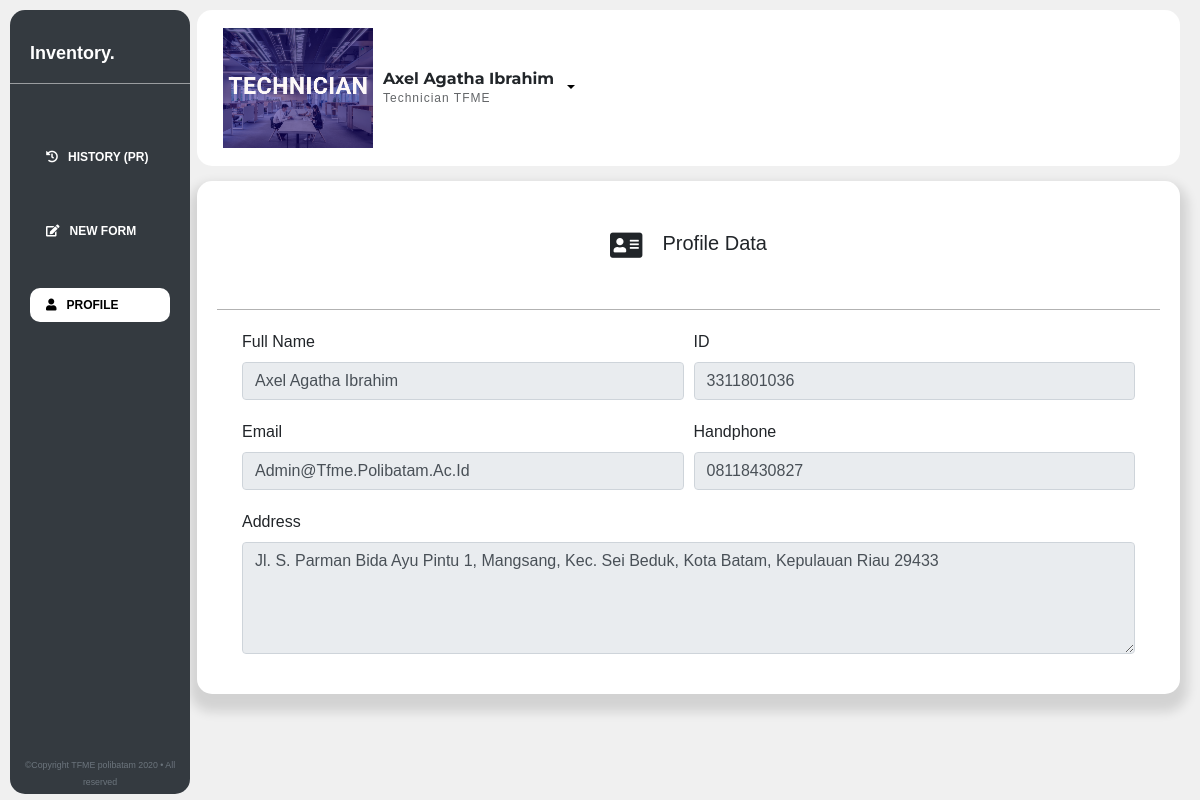
The app's page /teknisi/profile-tech.php (signed in) with its own data.
### tables this page shows
CREATE TABLE `user` (
  `id_user` varchar(15) NOT NULL,
  `name` varchar(50) NOT NULL,
  `password` varchar(100) NOT NULL,
  `handphone` varchar(30) NOT NULL,
  `email` varchar(50) NOT NULL,
  `position` enum('technician','admin','head','iqa') NOT NULL,
  `address` varchar(100) NOT NULL
);

### teknisi/profile-tech.php (the view, shortened to what this page needs)
<?php
include "../config/config.php";
$idUser=$_SESSION["id-user"];
$query =  mysqli_query($conn, "SELECT * FROM user WHERE id_user ='$idUser'");
$result = mysqli_fetch_array($query);
?>
<!DOCTYPE html>
<html lang="en">
<head>
    <link rel="stylesheet" href="https://maxcdn.bootstrapcdn.com/bootstrap/4.0.0/css/bootstrap.min.css"
>
    <link rel="stylesheet" href="css/dashboard-tech.css">
    <link rel="stylesheet" href="css/profile-tech.css">
    <link rel="stylesheet" href="https://cdnjs.cloudflare.com/ajax/libs/font-awesome/5.14.0/css/all.min.css">
    <link rel="stylesheet" href="https://cdn.datatables.net/1.10.22/css/dataTables.bootstrap4.min.css">
</head>
<body>
    <div class="grid">
        <nav class="nav flex-column navbar-expand-lg bg-dark">
            <a class="brand" href="#">Inventory.</a>
            <hr>
            <div class="nav-item">
                <a class="nav-link" href="dashboard-tech.php"><i class="fas fa-history"></i>History
                    (PR)</a>
                <a class="nav-link" href="formulir-tech.php"><i class="fas fa-edit"></i>New Form</a>
                <a class="nav-link active" href="profile-tech.php"><i class="fas fa-user"></i>Profile</a>
            </div>
            <div class="copyright">
                <small class="text-white text-muted">&copy;Copyright TFME polibatam 2020 &bull; All reserved</small>
            </div>
        </nav>
        <div class="konten">
            <div class="atap"><span> </span></div>
            <div class="navbar justify-content-between">
                <div class="profile">
                    <div class="wrapper-image">
                        <img src="../image/TECHNICIAN.png" alt="">
                    </div>
                    <div class="profile-name">
                        <h5 style="text-transform: capitalize;"><?= $_SESSION['user']; ?></h5>
                        <p>Technician TFME</p>
                    </div>
                    <div class="dropdown">
                        <button class="btn dropdown-toggle" type="button" id="dropdownMenuButton" data-toggle="dropdown"
                            aria-haspopup="true" aria-expanded="false"></button>
                    </div>
                </div>
            </div>
            <div class="box">
                <form>
                    <div class="form-row d-flex justify-content-center">
                        <div class="profile-tag d-flex align-items-center justify-content-center">
                            <div class="tag">
                                <i class="fas fa-address-card"></i>
                            </div>
                            <div class="tag">
                                <h5>Profile Data</h5>
                            </div>
                        </div>
                    </div>
                    <hr style="border-color: gray; opacity: 0.6;">
                    <div class="form-row">
                        <div class="col">
                            <label class="text-bold">Full Name</label>
                            <input type="text" class="form-control" style="text-transform: capitalize;" value="<?= $result['name']; ?>" disabled>
                        </div>
                        <div class="col">
                            <label>ID</label>
                            <input type="text" class="form-control" style="text-transform: capitalize;" value="<?= $result['id_user']; ?>" disabled>
                        </div>
                    </div>
                    <div class="form-row">
                        <div class="col">
                            <label class="text-bold">Email</label>
                            <input type="text" class="form-control" style="text-transform: capitalize;" value="<?= $result['email']; ?>" disabled>
                        </div>
                        <div class="col">
                            <label>Handphone</label>
                            <input type="text" class="form-control" style="text-transform: capitalize;" value="<?= $result['handphone']; ?>" disabled>
                        </div>
                    </div>
                    <div class="form-row">
                        <div class="col">
                            <label>Address</label>
                            <textarea style="height: 7rem;" class="form-control" disabled><?= $result['address']; ?></textarea>
                        </div>
                    </div>
                </form>
            </div>
        </div>
</body>
</html>

### teknisi/css/dashboard-tech.css (style rules this page uses)
* { box-sizing: border-box; }
body { font-family: Helvetica, sans-serif; margin: 0; padding: 0; background-color: rgb(240, 240, 240); }
div.pogination,a { font-size: 13px; border-radius: 5px; }
nav { height: 98%; position: fixed; width: 15%; border-radius: 15px; z-index: 1; }
div.atap { top: 0; width: 100%; position: fixed; height: 10px; border-radius: 10px; z-index: 999; background-color: rgb(240, 240, 240); }
.nav-item a { color: white; margin-left: 20px; margin-right: 20px; border-radius: 10px; font-size: 12px; text-transform: uppercase; font-weight: 600; text-decoration: none; margin-top: 40px; }
.nav-item { width: 100%; }
.brand { margin-left: 20px; margin-top: 30px; color: white; font-weight: bold; font-size: 18px; text-decoration: none; }
hr { width: 100%; opacity: 0.5; background-color: black; border-color: white; }
nav .active { background-color: white; color: black; }
nav a i { margin-right: 10px; }
.copyright { position: absolute; bottom: 0; text-align: center; width: 100%; margin-bottom: 5px; font-size: 11px; }
.konten { margin-left: 15%; width: 300px; flex: 5; margin-right: 10px; }
.grid { display: flex; padding: 10px; object-fit: contain; height: 100%; }
.navbar { background-color: white; border-radius: 15px; margin-left: 10px; display: flex; justify-content: space-between; }
.profile { display: flex; align-items: center; }
.profile-name h5 { margin: 0; font-family: 'Montserrat', sans-serif; font-weight: bold; font-size: 16px; }
.profile-name p { margin: 0; font-size: 12px; letter-spacing: 1px; font-weight: 200; opacity: 0.7; }
.wrapper-image { overflow: hidden; margin: 10px; width: 150px; }
.wrapper-image img { display: block; width: 100%; }
.dropdown { background: transparent; }
.dropdown .btn { background: transparent; }
.box { margin-left: 10px; border-radius: 15px; background-color: white; margin-top: 15px; padding: 10px; margin-bottom: 15px; }
.dropdown-toggle:after { transition: 0.7s; }

### teknisi/css/profile-tech.css (style rules this page uses)
.profile-tag { margin-bottom: 1rem; }
.profile-tag i { font-size: 1.8em; }
.box { padding: 20px; -webkit-box-shadow: 0px 10px 11px 8px rgba(0, 0, 0, 0.12); -moz-box-shadow: 0px 10px 11px 8px rgba(0, 0, 0, 0.12); box-shadow: 0px 10px 11px 8px rgba(0, 0, 0, 0.12); }
.tag { margin: 10px; }
.form-row { margin: 20px; }
input { border: none; }

### records on screen
user: name "axel agatha ibrahim", id_user "3311801036", email "admin@tfme.polibatam.ac.id", handphone "08118430827", address "Jl. S. Parman Bida Ayu Pintu 1, Mangsang, Kec. Sei Beduk, Kota Batam, Kepulauan Riau 29433"

### other values on screen
$_SESSION['user'] "Axel Agatha Ibrahim"
